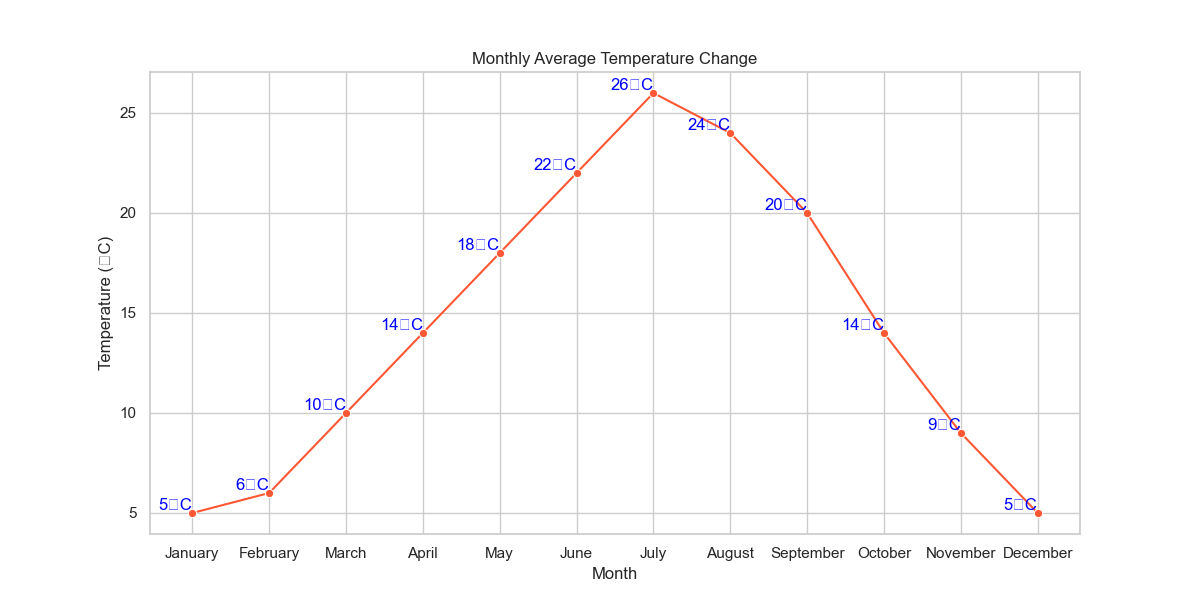

Reproduce this figure in Python.

import seaborn as sns
import pandas as pd
import matplotlib.pyplot as plt

# Data
data = {
    'Month': ['January', 'February', 'March', 'April', 'May', 'June',
              'July', 'August', 'September', 'October', 'November', 'December'],
    'Average_Temperature': [5, 6, 10, 14, 18, 22, 26, 24, 20, 14, 9, 5]
}

# Create DataFrame
df = pd.DataFrame(data)

# Set the order of the months
df['Month'] = pd.Categorical(df['Month'], categories=[
    'January', 'February', 'March', 'April',
    'May', 'June', 'July', 'August', 'September',
    'October', 'November', 'December'], ordered=True)

# Plot the data
plt.figure(figsize=(12, 6))
ax = sns.lineplot(x='Month', y='Average_Temperature', data=df, 
                  marker='o', color='#FF5733')

# Annotations and labels
for x, y in zip(df['Month'], df['Average_Temperature']):
    ax.text(x, y, f'{y}°C', color='blue', ha='right', va='bottom')

# Customize appearance
ax.set_title('Monthly Average Temperature Change')
ax.set_xlabel('Month')
ax.set_ylabel('Temperature (°C)')
sns.set_style('whitegrid')

plt.show()
